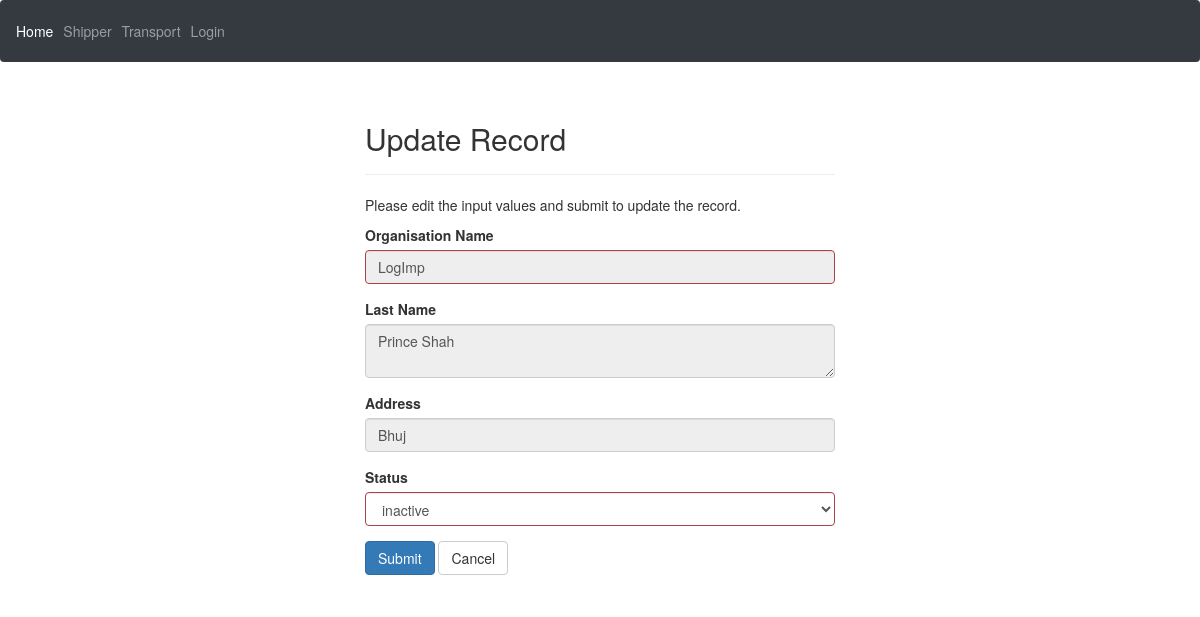
Page /Admin/update_carrier.php?id=16 on the committed database.
### tables this page shows
CREATE TABLE `user_t` (
  `T_id` int(10) NOT NULL,
  `T_org_name` varchar(50) NOT NULL,
  `T_owner_name` varchar(50) NOT NULL,
  `T_mail` varchar(100) NOT NULL,
  `T_address` varchar(200) NOT NULL,
  `Type_of_vehicle` varchar(100) NOT NULL,
  `T_number` bigint(20) NOT NULL,
  `T_anumber` bigint(20) NOT NULL,
  `T_no_vehicle` int(10) NOT NULL,
  `T_service` varchar(200) NOT NULL,
  `T_password` varchar(200) NOT NULL,
  `T_security_question` varchar(50) NOT NULL,
  `T_security_answer` varchar(200) NOT NULL,
  `T_status` tinyint(1) NOT NULL DEFAULT 2,
  `T_active` tinyint(1) NOT NULL DEFAULT 0
);

### Admin/update_carrier.php (the view, shortened to what this page needs)
<?php
require('nav.php');
require_once "../connection.php";
$status =  "";
$status_array = "";
 $sql = "SELECT * FROM status";
 if($result = mysqli_query($con, $sql)){
        $status_array = $result;
}
if($_SERVER["REQUEST_METHOD"] == "POST"){
    $id = $_POST["id"];
    $input_status = $_POST["status"];
    $status = $input_status;
    $sql = "UPDATE user_t SET T_status= '$input_status' WHERE T_id= '$id'";
    if ($con->query($sql) === TRUE) {
        header("location: carriers.php");
        exit();
    } else {
        echo "Error updating record: " . $con->error;
    }
    $con->close();
  }
  else{
    if(isset($_GET["id"]) && !empty(trim($_GET["id"]))){
        $sql = "SELECT * FROM user_T WHERE T_id = ? ";
        if($stmt = mysqli_prepare($con, $sql)){
            mysqli_stmt_bind_param($stmt, "i", $param_id);
            if(mysqli_stmt_execute($stmt)){
                $result = mysqli_stmt_get_result($stmt);
                if(mysqli_num_rows($result) == 1){
                    $row = mysqli_fetch_array($result, MYSQLI_ASSOC);
                    $orgName = $row["T_org_name"];
                    $ownName = $row["T_owner_name"];
                    $address = $row["T_address"];
                    $status = $row["T_status"];
                    $status_id = $row["T_status"];
                } else{
                    header("location: error.php");
                    exit();
                }
            } else{
                echo "Oops! Something went wrong. Please try again later.";
            }
        }
    }  else{
        header("location: error.php");
        exit();
    }
}
?>
<!DOCTYPE html>
<html lang="en">
<head>
    <link rel="stylesheet" href="https://maxcdn.bootstrapcdn.com/bootstrap/3.3.7/css/bootstrap.css">
</head>
<body>
    <div class="wrapper">
        <div class="container-fluid">
            <div class="row">
                <div class="col-md-12">
                    <div class="page-header">
                        <h2>Update Record</h2>
                    </div>
                    <p>Please edit the input values and submit to update the record.</p>
                    <form action="<?php echo htmlspecialchars(basename($_SERVER['REQUEST_URI'])); ?>" method="post">
                        <div class="form-group <?php echo (!empty($orgName)) ? 'has-error' : ''; ?>">
                            <label>Organisation Name</label>
                            <input type="text" name="name" readonly class="form-control" value="<?php echo $orgName; ?>">
                        </div>
                        <div class="form-group  <?php echo (!empty($last_name)) ? 'has-error' : ''; ?>">
                            <label>Last Name</label>
                            <textarea name="address" readonly class="form-control"><?php echo $ownName; ?></textarea>
                        </div>
                        <div class="form-group <?php echo (!empty($salary_err)) ? 'has-error' : ''; ?>">
                            <label>Address</label>
                            <input type="text" name="address"  readonly class="form-control" value="<?php echo $address; ?>">
                        </div>
                        <div class="form-group <?php echo (!empty($status)) ? 'has-error' : ''; ?>">
                            <label>Status</label>
                            <select class="form-control" id="status" name="status">
                                <?php
                                if(!empty($status_array))
                                {
                                    foreach($status_array as $value)
                                    {
                                        if($value['id'] == $status_id)
                                        {
                                            echo "<option selected='selected' value='".$value['id']."'>".$value['name']."</option>";
                                        }
                                        else
                                        {
                                            echo "<option value='".$value['id']."'>".$value['name']."</option>";
                                        }
                                    }
                                }
                                ?>
                            </select>
                        </div>
                        <input type="submit" class="btn btn-primary" value="Submit">
                        <a href="carriers.php" class="btn btn-default">Cancel</a>
                    </form>
                </div>
            </div>
        </div>
    </div>
</body>
</html>

### Admin/update_carrier.php (style rules this page uses)
.wrapper { width: 500px; margin: 0 auto; }

### rows in the picture
user_t: name "LogImp", address "Prince Shah", address "Bhuj"

### other values in the picture
form field status "inactive"
